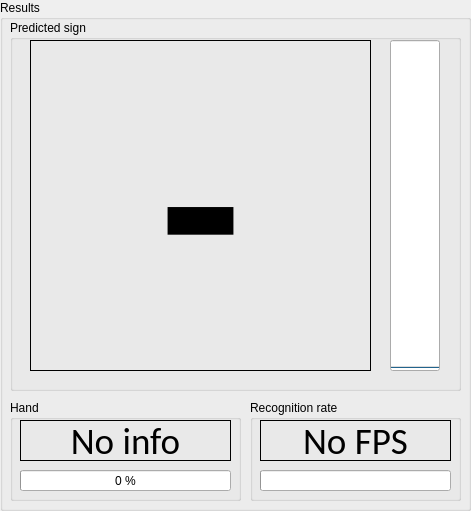
   <widget class="QGroupBox" name="groupBox_5">
    <property name="geometry">
     <rect>
      <x>690</x>
      <y>10</y>
      <width>471</width>
      <height>511</height>
     </rect>
    </property>
    <property name="cursor">
     <cursorShape>BlankCursor</cursorShape>
    </property>
    <property name="title">
     <string>Results</string>
    </property>
    <widget class="QGroupBox" name="groupBox_7">
     <property name="geometry">
      <rect>
       <x>10</x>
       <y>20</y>
       <width>451</width>
       <height>371</height>
      </rect>
     </property>
     <property name="title">
      <string>Predicted sign</string>
     </property>
     <widget class="QLabel" name="label_displaySign">
      <property name="geometry">
       <rect>
        <x>20</x>
        <y>20</y>
        <width>341</width>
        <height>331</height>
       </rect>
      </property>
      <property name="sizePolicy">
       <sizepolicy hsizetype="Preferred" vsizetype="Fixed">
        <horstretch>0</horstretch>
        <verstretch>0</verstretch>
       </sizepolicy>
      </property>
      <property name="maximumSize">
       <size>
        <width>400</width>
        <height>400</height>
       </size>
      </property>
      <property name="font">
       <font>
        <family>Calibri</family>
        <pointsize>224</pointsize>
        <bold>true</bold>
       </font>
      </property>
      <property name="frameShape">
       <enum>QFrame::Shape::Box</enum>
      </property>
      <property name="text">
       <string>-</string>
      </property>
      <property name="alignment">
       <set>Qt::AlignmentFlag::AlignCenter</set>
      </property>
     </widget>
     <widget class="QProgressBar" name="progressBar_1">
      <property name="geometry">
       <rect>
        <x>380</x>
        <y>20</y>
        <width>50</width>
        <height>331</height>
       </rect>
      </property>
      <property name="sizePolicy">
       <sizepolicy hsizetype="Fixed" vsizetype="Preferred">
        <horstretch>0</horstretch>
        <verstretch>0</verstretch>
       </sizepolicy>
      </property>
      <property name="maximumSize">
       <size>
        <width>50</width>
        <height>400</height>
       </size>
      </property>
      <property name="font">
       <font>
        <family>Calibri</family>
        <pointsize>16</pointsize>
       </font>
      </property>
      <property name="value">
       <number>0</number>
      </property>
      <property name="alignment">
       <set>Qt::AlignmentFlag::AlignCenter</set>
      </property>
      <property name="textVisible">
       <bool>true</bool>
      </property>
      <property name="orientation">
       <enum>Qt::Orientation::Vertical</enum>
      </property>
      <property name="format">
       <string>%p %</string>
      </property>
     </widget>
    </widget>
    <widget class="QGroupBox" name="groupBox_8">
     <property name="geometry">
      <rect>
       <x>10</x>
       <y>400</y>
       <width>231</width>
       <height>101</height>
      </rect>
     </property>
     <property name="title">
      <string>Hand</string>
     </property>
     <widget class="QLabel" name="label_recognitionInfo">
      <property name="geometry">
       <rect>
        <x>10</x>
        <y>20</y>
        <width>211</width>
        <height>41</height>
       </rect>
      </property>
      <property name="font">
       <font>
        <family>Calibri</family>
        <pointsize>28</pointsize>
        <bold>false</bold>
       </font>
      </property>
      <property name="frameShape">
       <enum>QFrame::Shape::Box</enum>
      </property>
      <property name="text">
       <string>No info</string>
      </property>
      <property name="alignment">
       <set>Qt::AlignmentFlag::AlignCenter</set>
      </property>
     </widget>
     <widget class="QProgressBar" name="progressBar_hand">
      <property name="geometry">
       <rect>
        <x>10</x>
        <y>70</y>
        <width>211</width>
        <height>21</height>
       </rect>
      </property>
      <property name="sizePolicy">
       <sizepolicy hsizetype="Fixed" vsizetype="Preferred">
        <horstretch>0</horstretch>
        <verstretch>0</verstretch>
       </sizepolicy>
      </property>
      <property name="maximumSize">
       <size>
        <width>400</width>
        <height>400</height>
       </size>
      </property>
      <property name="value">
       <number>0</number>
      </property>
      <property name="alignment">
       <set>Qt::AlignmentFlag::AlignCenter</set>
      </property>
      <property name="textVisible">
       <bool>true</bool>
      </property>
      <property name="orientation">
       <enum>Qt::Orientation::Horizontal</enum>
      </property>
      <property name="invertedAppearance">
       <bool>false</bool>
      </property>
      <property name="format">
       <string>%p %</string>
      </property>
     </widget>
    </widget>
    <widget class="QGroupBox" name="groupBox_9">
     <property name="geometry">
      <rect>
       <x>250</x>
       <y>400</y>
       <width>211</width>
       <height>101</height>
      </rect>
     </property>
     <property name="title">
      <string>Recognition rate</string>
     </property>
     <widget class="QLabel" name="label_displayFPS">
      <property name="geometry">
       <rect>
        <x>10</x>
        <y>20</y>
        <width>191</width>
        <height>41</height>
       </rect>
      </property>
      <property name="font">
       <font>
        <family>Calibri</family>
        <pointsize>28</pointsize>
        <bold>false</bold>
       </font>
      </property>
      <property name="frameShape">
       <enum>QFrame::Shape::Box</enum>
      </property>
      <property name="frameShadow">
       <enum>QFrame::Shadow::Plain</enum>
      </property>
      <property name="text">
       <string notr="true">No FPS</string>
      </property>
      <property name="textFormat">
       <enum>Qt::TextFormat::MarkdownText</enum>
      </property>
      <property name="alignment">
       <set>Qt::AlignmentFlag::AlignCenter</set>
      </property>
      <property name="textInteractionFlags">
       <set>Qt::TextInteractionFlag::NoTextInteraction</set>
      </property>
     </widget>
     <widget class="QProgressBar" name="progressBar_fps">
      <property name="geometry">
       <rect>
        <x>10</x>
        <y>70</y>
        <width>191</width>
        <height>21</height>
       </rect>
      </property>
      <property name="sizePolicy">
       <sizepolicy hsizetype="Fixed" vsizetype="Preferred">
        <horstretch>0</horstretch>
        <verstretch>0</verstretch>
       </sizepolicy>
      </property>
      <property name="maximumSize">
       <size>
        <width>400</width>
        <height>400</height>
       </size>
      </property>
      <property name="maximum">
       <number>30</number>
      </property>
      <property name="value">
       <number>0</number>
      </property>
      <property name="alignment">
       <set>Qt::AlignmentFlag::AlignCenter</set>
      </property>
      <property name="textVisible">
       <bool>false</bool>
      </property>
      <property name="orientation">
       <enum>Qt::Orientation::Horizontal</enum>
      </property>
      <property name="invertedAppearance">
       <bool>false</bool>
      </property>
      <property name="format">
       <string/>
      </property>
     </widget>
    </widget>
   </widget>
